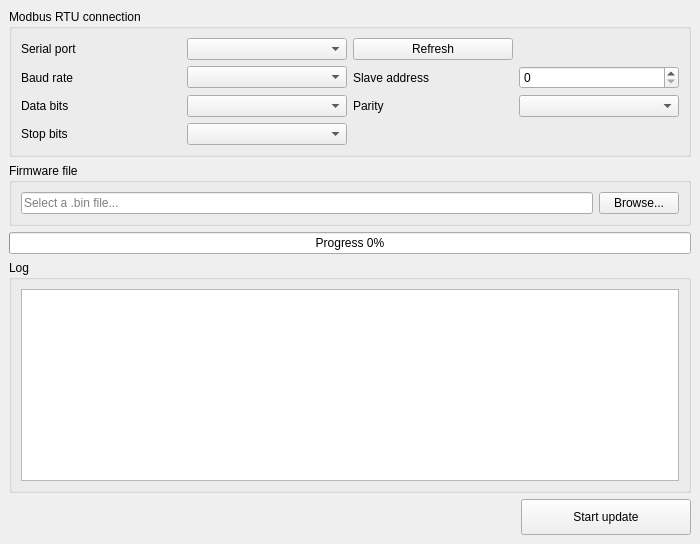
<?xml version="1.0" encoding="UTF-8"?>
<ui version="4.0">
 <class>MainWindow</class>
 <widget class="QMainWindow" name="MainWindow">
  <property name="windowTitle"><string>MBLoader - Firmware Programmer</string></property>
  <property name="minimumSize"><size><width>700</width><height>540</height></size></property>
  <widget class="QWidget" name="centralWidget">
   <layout class="QVBoxLayout" name="mainLayout">
    <item><widget class="QGroupBox" name="connectionGroup"><property name="title"><string>Modbus RTU connection</string></property><layout class="QGridLayout" name="connectionLayout">
     <item row="0" column="0"><widget class="QLabel" name="portLabel"><property name="text"><string>Serial port</string></property></widget></item><item row="0" column="1"><widget class="QComboBox" name="portCombo"/></item><item row="0" column="2"><widget class="QPushButton" name="refreshButton"><property name="text"><string>Refresh</string></property></widget></item>
     <item row="1" column="0"><widget class="QLabel" name="baudLabel"><property name="text"><string>Baud rate</string></property></widget></item><item row="1" column="1"><widget class="QComboBox" name="baudCombo"/></item><item row="1" column="2"><widget class="QLabel" name="addressLabel"><property name="text"><string>Slave address</string></property></widget></item><item row="1" column="3"><widget class="QSpinBox" name="addressSpin"/></item>
     <item row="2" column="0"><widget class="QLabel" name="dataBitsLabel"><property name="text"><string>Data bits</string></property></widget></item><item row="2" column="1"><widget class="QComboBox" name="dataBitsCombo"/></item><item row="2" column="2"><widget class="QLabel" name="parityLabel"><property name="text"><string>Parity</string></property></widget></item><item row="2" column="3"><widget class="QComboBox" name="parityCombo"/></item>
     <item row="3" column="0"><widget class="QLabel" name="stopBitsLabel"><property name="text"><string>Stop bits</string></property></widget></item><item row="3" column="1"><widget class="QComboBox" name="stopBitsCombo"/></item>
    </layout></widget></item>
    <item><widget class="QGroupBox" name="firmwareGroup"><property name="title"><string>Firmware file</string></property><layout class="QHBoxLayout" name="firmwareLayout"><item><widget class="QLineEdit" name="firmwareEdit"><property name="placeholderText"><string>Select a .bin file...</string></property></widget></item><item><widget class="QPushButton" name="browseButton"><property name="text"><string>Browse...</string></property></widget></item></layout></widget></item>
    <item><widget class="QProgressBar" name="progressBar"><property name="value"><number>0</number></property><property name="format"><string>Progress %p%</string></property></widget></item>
    <item><widget class="QGroupBox" name="logGroup"><property name="title"><string>Log</string></property><layout class="QVBoxLayout" name="logLayout"><item><widget class="QPlainTextEdit" name="logText"><property name="readOnly"><bool>true</bool></property><property name="maximumBlockCount"><number>2000</number></property></widget></item></layout></widget></item>
    <item><layout class="QHBoxLayout" name="buttonsLayout"><item><spacer name="buttonSpacer"><property name="orientation"><enum>Qt::Horizontal</enum></property><property name="sizeHint" stdset="0"><size><width>40</width><height>20</height></size></property></spacer></item><item><widget class="QPushButton" name="startButton"><property name="minimumSize"><size><width>170</width><height>36</height></size></property><property name="text"><string>Start update</string></property></widget></item></layout></item>
   </layout>
  </widget>
 </widget><resources/><connections/>
</ui>
